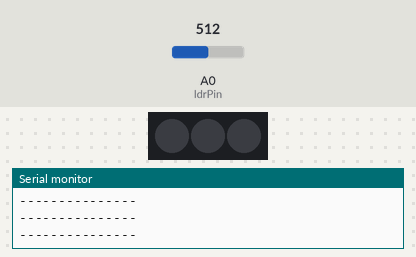
Simulated run of this sketch. Board: Arduino Uno, built with avr-gcc and run on an emulated ATmega328P. On the bench: 3 RGB LEDs in strip order, left to right, the last lines printed to the serial monitor. The inputs (shaded band) are chosen by the test bench; at power-on: A0 (ldrPin) = 512. Dim RGB values are drawn brighter than linear; random numbers use the default seed unless the sketch sets one.

Above: at 1.2 s.
1.3 s: A0 (ldrPin) set to 316
2.8 s: A0 (ldrPin) set to 285
At 3.09 s:
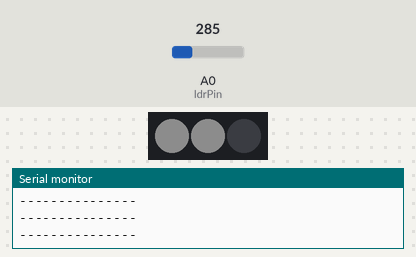
5.8 s: A0 (ldrPin) set to 306
7.5 s: A0 (ldrPin) set to 290
At 8.9 s:
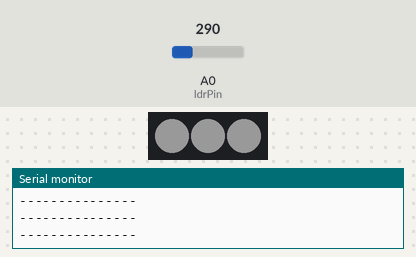
10.5 s: A0 (ldrPin) set to 310
Timing chart, 0 to 13.0 s (numbered marks = the images above; inputs shaded):
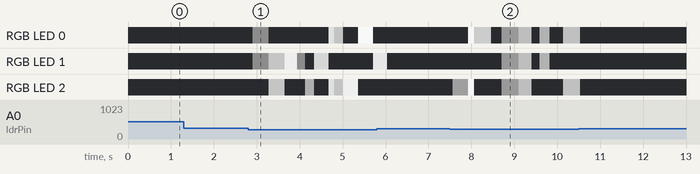

Measured:
- the behaviour switches between 301 and 300 on A0 (ldrPin) (found by bisection; images 0 and 1)
- after the input at 7.5 s, RGB LED 0: off → RGB(225, 225, 225) after 0.43 s, → RGB(109, 109, 109) 0.14 s later, → off 0.40 s later, → RGB(25, 25, 25) 0.24 s later, … (9 changes in this stretch); RGB LED 1: off → RGB(25, 25, 25) after 1.2 s, → RGB(80, 80, 80) 0.40 s later, → off 0.31 s later, → RGB(58, 58, 58) 0.18 s later, … (5 changes in this stretch)

The sketch:

01_neoPixel_lightSensor.ino
```cpp
#include <Adafruit_NeoPixel.h>
#include <avr/power.h>

#define PIN           10
#define NUMPIXELS     3

Adafruit_NeoPixel pixels = Adafruit_NeoPixel(NUMPIXELS, PIN, NEO_GRB + NEO_KHZ800);

long randomNumber;
long randomBrightness;
long randomDelay;

//const int ledPin = 13;
const int ldrPin = A0;


void setup() {

  Serial.begin(9600);
//  pinMode(ledPin, OUTPUT);
  pinMode(ldrPin, INPUT);
  pixels.begin();
}

void loop() {

  randomNumber = random(1,9);
  randomBrightness = random(0,256);
  randomDelay = random(100,400);

  int ldrStatus = analogRead(ldrPin);

  //check if the LDR status is <= 300
  //if it is, the LED is HIGH

//   if (ldrStatus <= 300 ) {
//
//    digitalWrite(ledPin, LOW);
//    Serial.println("LDR is DARK, LED is ON");
//
//   }

    if (ldrStatus <= 300 && randomNumber==1)
  {
    pixels.setPixelColor(0, pixels.Color(randomBrightness,randomBrightness,randomBrightness));
  }

  else if (ldrStatus <= 300 && randomNumber==2)
  {
    pixels.setPixelColor(1, pixels.Color(randomBrightness,randomBrightness,randomBrightness));
  }

  else if (ldrStatus <= 300 && randomNumber==3)
  {
    pixels.setPixelColor(2, pixels.Color(randomBrightness,randomBrightness,randomBrightness));
  }

  else if (ldrStatus <= 300 && randomNumber==4)
  {
    pixels.setPixelColor(0, pixels.Color(randomBrightness,randomBrightness,randomBrightness));
    pixels.setPixelColor(1, pixels.Color(randomBrightness,randomBrightness,randomBrightness));
  }

  else if (ldrStatus <= 300 && randomNumber==5)
  {
    pixels.setPixelColor(0, pixels.Color(randomBrightness,randomBrightness,randomBrightness));
    pixels.setPixelColor(2, pixels.Color(randomBrightness,randomBrightness,randomBrightness));
  }

  else if (ldrStatus <= 300 && randomNumber==6)
  {
    pixels.setPixelColor(1, pixels.Color(randomBrightness,randomBrightness,randomBrightness));
    pixels.setPixelColor(2, pixels.Color(randomBrightness,randomBrightness,randomBrightness));
 }

  else if (ldrStatus <= 300 && randomNumber==7)
  {
    pixels.setPixelColor(0, pixels.Color(randomBrightness,randomBrightness,randomBrightness));
    pixels.setPixelColor(1, pixels.Color(randomBrightness,randomBrightness,randomBrightness));
    pixels.setPixelColor(2, pixels.Color(randomBrightness,randomBrightness,randomBrightness));
  }

  else
  {
    pixels.setPixelColor(0, pixels.Color(0,0,0));
    pixels.setPixelColor(1, pixels.Color(0,0,0));
    pixels.setPixelColor(2, pixels.Color(0,0,0));
  }


  pixels.show();

  delay(randomDelay);

  pixels.setPixelColor(0, pixels.Color(0,0,0));
  pixels.setPixelColor(1, pixels.Color(0,0,0));
  pixels.setPixelColor(2, pixels.Color(0,0,0));
  pixels.show();


  Serial.println("---------------");
  }
```
